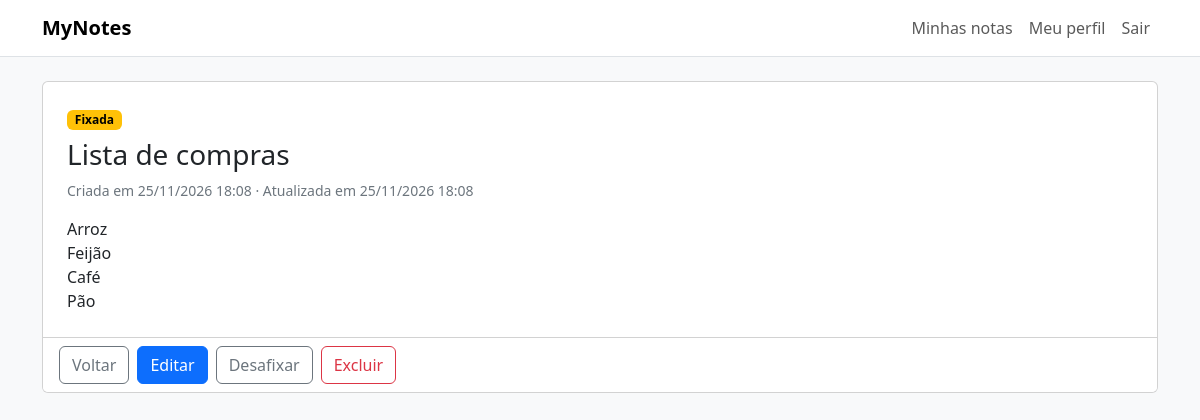
/notas/2 (signed in), run on the app's committed database.
### app/models/nota.py (models this page shows)
class Nota(db.Model):
    __tablename__ = "notas"
    id: Mapped[int] = mapped_column(primary_key=True)
    usuario_id: Mapped[int] = mapped_column(ForeignKey("usuarios.id", ondelete="CASCADE"), index=True)
    titulo: Mapped[str] = mapped_column(String(150))
    conteudo: Mapped[str] = mapped_column(Text)
    fixada: Mapped[bool] = mapped_column(default=False, server_default="0")
    criada_em: Mapped[datetime] = mapped_column(default=datetime.now)
    atualizada_em: Mapped[datetime] = mapped_column(default=datetime.now)
    usuario: Mapped[Usuario] = relationship(back_populates="notas")

### app/routes/notas.py (the view)
@bp.get("/notas/<int:nota_id>")
@login_obrigatorio
def ver(nota_id: int):
    return render_template("notas/ver.html", nota=_nota_do_usuario(nota_id))

### app/models/usuario.py (called while the page is built)
    @property
    def eh_admin(self) -> bool:
        return self.perfil == PERFIL_ADMIN

### app/routes/notas.py (called while the page is built)
def _nota_do_usuario(nota_id: int) -> Nota:
    nota = db.session.scalar(db.select(Nota).where(Nota.id == nota_id, Nota.usuario_id == g.usuario.id))
    if nota is None:
        abort(404)
    return nota

### app/sessao.py (called while the page is built)
def _marca_da_senha(usuario: Usuario) -> str:
    chave = current_app.config["SECRET_KEY"].encode()
    return hmac.new(chave, usuario.senha.encode(), hashlib.sha256).hexdigest()

def carregar_usuario() -> None:
    g.usuario = None
    usuario_id = session.get("usuario_id")
    if usuario_id is None:
        return
    usuario = db.session.get(Usuario, usuario_id)
    if (
        usuario is None
        or not usuario.ativo
        or not hmac.compare_digest(session.get("marca", ""), _marca_da_senha(usuario))
    ):
        encerrar_sessao()
        return
    g.usuario = usuario

def login_obrigatorio(view: Callable[..., Any]) -> Callable[..., Any]:
    @wraps(view)
    def protegida(*args: Any, **kwargs: Any) -> Any:
        if g.usuario is None:
            flash("Faça login para continuar.", "warning")
            return redirect(url_for("auth.login"))
        return view(*args, **kwargs)
    return protegida

### app/templates/notas/ver.html (shortened to what this page needs)
{% extends "base.html" %}
{% block conteudo %}
<article class="card">
  <div class="card-body p-4">
    {% if nota.fixada %}<span class="badge text-bg-warning mb-2">Fixada</span>{% endif %}
    <h1 class="h3 text-break">{{ nota.titulo }}</h1>
    <p class="small text-secondary">
      Criada em {{ nota.criada_em.strftime('%d/%m/%Y %H:%M') }} · Atualizada em {{ nota.atualizada_em.strftime('%d/%m/%Y %H:%M') }}
    </p>
    <div class="conteudo-nota text-break">{{ nota.conteudo }}</div>
  </div>
  <div class="card-footer bg-white d-flex flex-wrap gap-2">
    <a class="btn btn-outline-secondary" href="{{ url_for('notas.listar') }}">Voltar</a>
    <a class="btn btn-primary" href="{{ url_for('notas.editar', nota_id=nota.id) }}">Editar</a>
    <form method="post" action="{{ url_for('notas.fixar', nota_id=nota.id) }}">
      <button class="btn btn-outline-secondary" type="submit">{{ 'Desafixar' if nota.fixada else 'Fixar' }}</button>
    </form>
    <form method="post" action="{{ url_for('notas.excluir', nota_id=nota.id) }}" data-confirmar="Excluir esta nota?">
      <button class="btn btn-outline-danger" type="submit">Excluir</button>
    </form>
  </div>
</article>
{% endblock %}

### app/static/css/style.css (style rules this page uses)
.conteudo-nota { white-space: pre-wrap; }

### data on the page
Nota: titulo "Lista de compras", criada_em "25/11/2026 18:08", atualizada_em "25/11/2026 18:08", conteudo "Arroz Feijão Café Pão", fixada "Desafixar"
